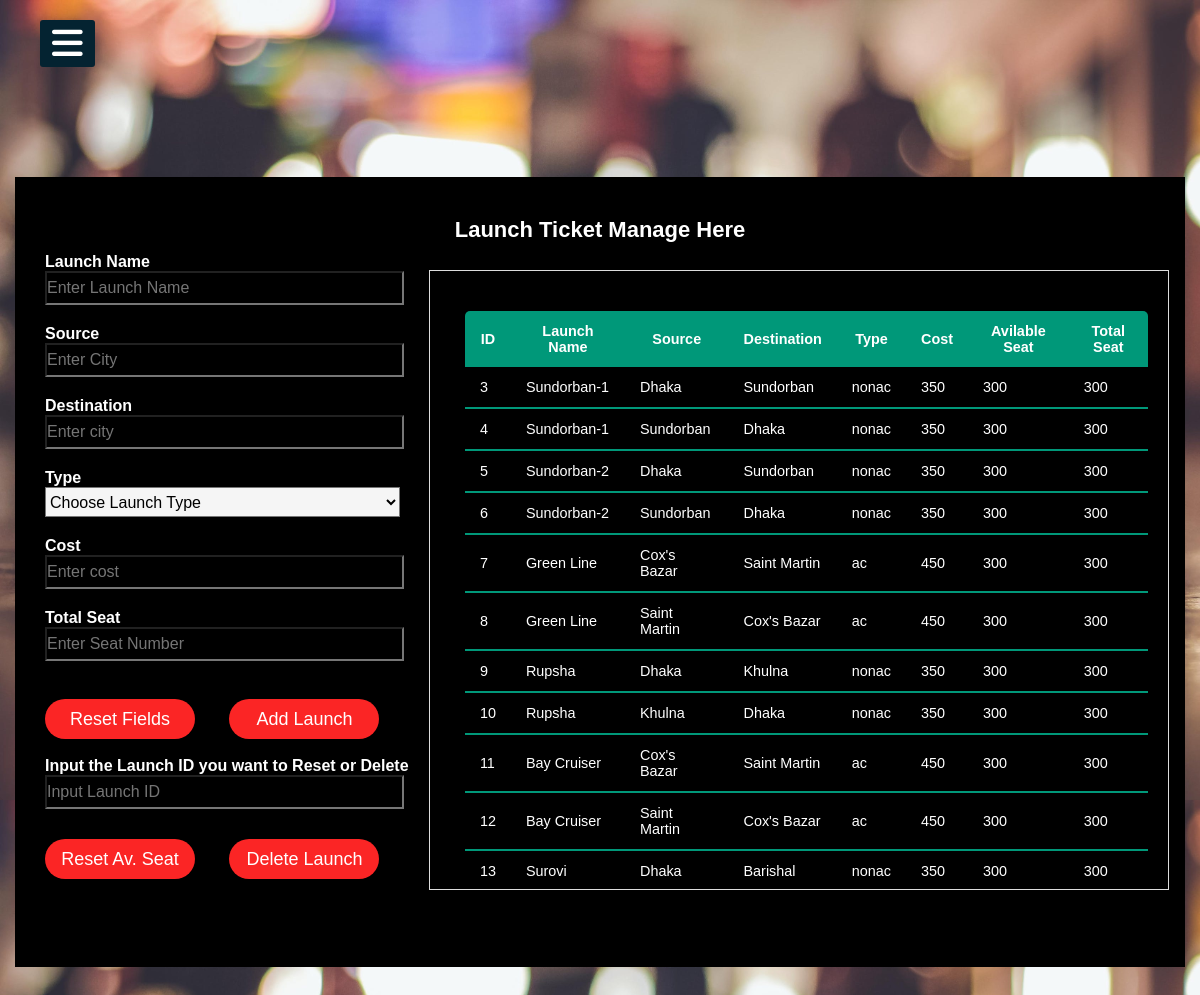
The app's page /superadminpage/launch.php (signed in) with its own data.
### tables this page shows
CREATE TABLE `launch_list` (
  `id` int(100) NOT NULL,
  `name` varchar(100) NOT NULL,
  `board` varchar(100) NOT NULL,
  `destination` varchar(100) NOT NULL,
  `type` varchar(10) NOT NULL DEFAULT 'nonac',
  `cost` int(100) NOT NULL,
  `available_seat` int(100) NOT NULL DEFAULT '240',
  `total_seat` int(100) NOT NULL DEFAULT '240'
);

### superadminpage/launch.php (the view, shortened to what this page needs)
<?php
include "../superadminpage/common.inc.php";
include "../db/db_connect.inc.php";
$launchname = $source = $destination = $type = $cost = $seat = $launchid = "";
$launchnameErr = $sourceErr = $destinationErr = $typeErr = $costErr = $seatErr = $success = $launchidErr = "";
?>
<!DOCTYPE html>
<html>
<head>
    <link rel="stylesheet" href="transport.css">
</head>
<body>
    <div class="box">
        <h1>Launch Ticket Manage Here</h1>
        <form action="launch.php" method="post">
            <p>Launch Name</p>
            <input type="text" name="launchname" placeholder="Enter Launch Name" value="<?php echo $launchname; ?>"><br><span style="color:red;"> <?php echo $launchnameErr; ?> </span>
            <p>Source</p>
            <input type="text" name="source" placeholder="Enter City" value="<?php echo $source; ?>"><br><span style="color:red;"> <?php echo $sourceErr; ?> </span>
            <p>Destination</p>
            <input type="text" name="destination" placeholder="Enter city" value="<?php echo $destination; ?>"><br><span style="color:red;"> <?php echo $destinationErr; ?> </span>
            <p>Type</p>
            <select id="type" name="type">
                <option selected="" disabled="">Choose Launch Type</option>
            </select><br>
            <p>Cost</p>
            <input type="number" name="cost" placeholder="Enter cost" value="<?php echo $cost; ?>"><br><span style="color:red;"> <?php echo $costErr; ?> </span>
            <p>Total Seat</p>
            <input type="number" name="seat" placeholder="Enter Seat Number" value="<?php echo $seat; ?>"><br><span style="color:red;"> <?php echo $seatErr; ?> </span><br>
            <input type="button" value="Reset Fields" onclick="reset_page()">
            <input type="submit" name="Add" value="Add Launch" style="margin-left:30px"><br><br>
            <p>Input the Launch ID you want to Reset or Delete</p>
            <input type="number" name="launchid" placeholder="Input Launch ID">
            <br><input type="submit" name="Update" value="Reset Av. Seat" style="margin-top:10px">
            <input type="submit" name="Delete" value="Delete Launch" style="margin-left:30px">
        </form>
        <div align="right" class="table">
            <table class="content-table">
                <thead>
                    <tr>
                        <th>ID</th>
                        <th>Launch Name</th>
                        <th>Source</th>
                        <th>Destination</th>
                        <th>Type</th>
                        <th>Cost</th>
                        <th>Avilable Seat</th>
                        <th>Total Seat</th>
                    </tr>
                </thead>
                <?php
                $sql = "SELECT *FROM launch_list";
                $result = mysqli_query($conn, $sql);
                $rowCount = mysqli_num_rows($result);
                if ($rowCount > 0) {
                    while ($row = mysqli_fetch_assoc($result)) {
                        echo "<tbody>
                                <tr>
                                <td>" . $row['id'] . "</td>
                                <td>" . $row['name'] . "</td>
                                <td>" . $row['board'] . "</td>
                                <td>" . $row['destination'] . "</td>
                                <td>" . $row['type'] . "</td>
                                <td>" . $row['cost'] . "</td>
                                <td>" . $row['available_seat'] . "</td>
                                <td>" . $row['total_seat'] . "</td>
                                </tr>
                            </tbody>";
                    }
                    echo "</table>";
                }
                ?>
        </div>
    </div>
</body>
</html>

### superadminpage/common.inc.php (shortened to what this page needs)
<!DOCTYPE html>
<html>
	<head>
		<link rel="stylesheet" href="common.css">
	</head>
	<body>
		<label for="check">
		<i class="fas fa-bars" id="btn"></i>
		</label>
	</body>
</html>

### superadminpage/common.css (style rules this page uses)
body { font-family: 'Roboto' , sans-serif; }
* { margin:0; padding:0; list-style:none; text-decoration:none; overflow: hidden; }
label #btn,label #cancel { position:absolute; cursor:pointer; background:#042331; border-radius:3px; }
label #btn { left:40px; top:20px; font-size:35px; color:white; padding:6px 12px; }

### superadminpage/transport.css (style rules this page uses)
body { margin: 0; padding: 0; background: url(bus.jpeg); background-size: cover; font-family: sans-serif; overflow: hidden; }
.box { width: 1170px; height: 790px; background: #000; color: #fff; top: 50%; left: 50%; position: absolute; transform: translate(-50%, -50%); box-sizing: border-box; padding: 40px 30px; }
h1 { margin: 0; padding: 0 0 10px; text-align: center; font-size: 22px; }
.box p { margin: 0; padding: 0; font-weight: bold; }
.box input[type="text"] { width: 32%; margin-bottom: 20px; }
.box input[type="number"] { width: 32%; margin-bottom: 20px; }
.box input[type="text"] { background: transparent; height: 30px; color: #fff; font-size: 16px; }
.box select { width: 32%; height: 30px; background: whitesmoke; font-size: 16px; margin-bottom: 20px; }
.box input[type="number"] { background: transparent; height: 30px; color: #fff; font-size: 16px; }
.box input[type="submit"] { border: none; outline: none; height: 40px; width: 150px; background: #fb2525; color: #fff; font-size: 18px; border-radius: 20px; }
.box input[type="button"] { border: none; outline: none; height: 40px; width: 150px; background: #fb2525; color: #fff; font-size: 18px; border-radius: 20px; }
.table { width: 740px; height: 620px; top: 51%; left: 67%; position: absolute; transform: translate(-50%, -50%); box-sizing: border-box; padding: 40px 30px; overflow: scroll; }
.table { padding: 20px; border: 1px solid #ddd; background-color: #000; }
.content-table { border-collapse: collapse; margin: 20px 0; margin-left: 15px; font-size: 0.9em; min-width: 400px; border-radius: 5px 5px 0 0; overflow: hidden; box-shadow: 0 0 20px rgba(0, 0, 0, 0.15); }
.content-table thead tr { background-color: #009879; color: #ffffff; text-align: center; font-weight: bold; }
.content-table th, .content-table td { padding: 12px 15px; }
.content-table tbody tr { border-bottom: 1px solid #dddddd; }
.content-table tbody tr:last-of-type { border-bottom: 2px solid #009879; }

### records on screen
launch_list: id "3", name "Sundorban-1", board "Dhaka", destination "Sundorban", type "nonac", cost "350", available_seat "300", total_seat "300"
launch_list: id "4", name "Sundorban-1", board "Sundorban", destination "Dhaka", type "nonac", cost "350", available_seat "300", total_seat "300"
launch_list: id "5", name "Sundorban-2", board "Dhaka", destination "Sundorban", type "nonac", cost "350", available_seat "300", total_seat "300"
launch_list: id "6", name "Sundorban-2", board "Sundorban", destination "Dhaka", type "nonac", cost "350", available_seat "300", total_seat "300"
launch_list: id "7", name "Green Line", board "Cox's Bazar", destination "Saint Martin", type "ac", cost "450", available_seat "300", total_seat "300"
launch_list: id "8", name "Green Line", board "Saint Martin", destination "Cox's Bazar", type "ac", cost "450", available_seat "300", total_seat "300"
launch_list: id "9", name "Rupsha", board "Dhaka", destination "Khulna", type "nonac", cost "350", available_seat "300", total_seat "300"
launch_list: id "10", name "Rupsha", board "Khulna", destination "Dhaka", type "nonac", cost "350", available_seat "300", total_seat "300"
launch_list: id "11", name "Bay Cruiser", board "Cox's Bazar", destination "Saint Martin", type "ac", cost "450", available_seat "300", total_seat "300"
launch_list: id "12", name "Bay Cruiser", board "Saint Martin", destination "Cox's Bazar", type "ac", cost "450", available_seat "300", total_seat "300"
launch_list: id "13", name "Surovi", board "Dhaka", destination "Barishal", type "nonac", cost "350", available_seat "300", total_seat "300"
